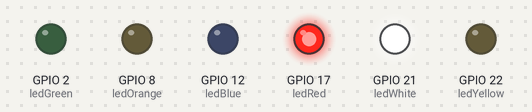
A program run on a simulated Raspberry Pi (BCM pin numbers). Parts: output pins drawn as LEDs (lit = HIGH).

Above: at 2.5 s.
At 6.0 s:
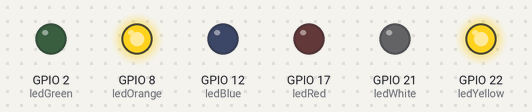
At 9.5 s:
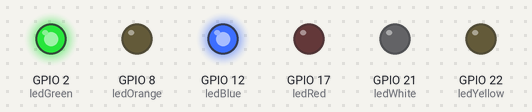
Timing chart, 0 to 15.6 s (numbered marks = the images above):
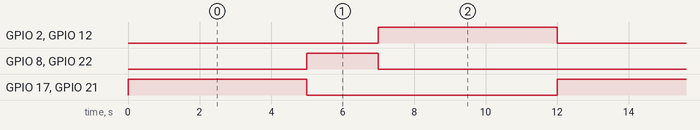

The program:

traffic_light.py
```python
#traffic light system using Raspberry Pi and some LEDs

from gpiozero import LED
from time import sleep

ledRed = LED(17)
ledYellow = LED(22)
ledGreen = LED(2)
ledWhite = LED(21)
ledOrange = LED(8)
ledBlue = LED(12)

while True:
    ledRed.on()
    ledYellow.off()
    ledGreen.off()
    ledWhite.on()
    ledOrange.off()
    ledBlue.off()
    sleep(5)
    ledRed.off()
    ledYellow.on()
    ledGreen.off()
    ledWhite.off()
    ledOrange.on()
    ledBlue.off()
    sleep(2)
    ledRed.off()
    ledYellow.off()
    ledGreen.on()
    ledWhite.off()
    ledOrange.off()
    ledBlue.on()
    sleep(5)
```

Measured:
- by itself, GPIO 2 (ledGreen), GPIO 12 (ledBlue), GPIO 17 (ledRed), GPIO 21 (ledWhite): alternates HIGH for 5.0 s and LOW for 7.0 s
- by itself, GPIO 8 (ledOrange), GPIO 22 (ledYellow): alternates HIGH for 2.0 s and LOW for 10.0 s
- by itself, everything shown: repeats every 12.0 s, in 3 steps
